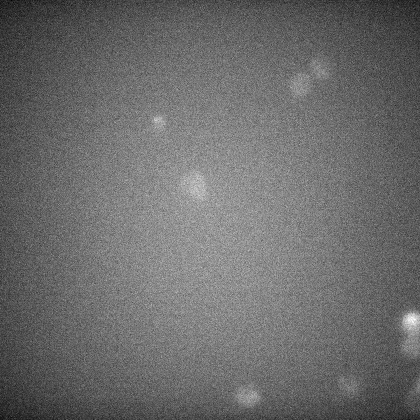
%> input picture example/data/plate1_local/TimePoint_1/plate1_local_B03_s1_w1.TIF, 420 x 420 px, shrunk from 1080 x 1080 before the run, given in place of plate1_quench_B02_w2.TIF, which was not available
$ octave MainQuench_CFTRimg.m   (GNU Octave 9; MATLAB toolbox functions it lacks are replaced by stand-ins)
%> lines starting %> are read from the running program, lines starting %| are printed output that depends on the picture; in (x1, y1, x2, y2) boxes, pixels count from 0 and x2, y2 are one past the last pixel; in counts of white or black regions, pixels touching at a corner belong together; the program's own positions count from 1; pictures that were not available may be replaced by others from this repository, and a replacement may not be noted
### functions/structsStartData/createInputStruct_quench.m
function  input = createInputStruct_quench( inputFolderN )
%> called with inputFolderN = 1
%CREATE_INPUT_STRUCT_QUENCH create empty structs for each input folder,
%with the appropriate properties.

inputTemplate = struct(...
			'plateStr',[]...
			,'experimentStr',[]...
			,'folderName',[]...
			,'baseFolder',[]...
			,'filePrefix',[]...
			,'conditionStr',{{}} ...
			,'condWells',{{}}...
			,'condWellsControl',{{}}...
			,'timeStep',[]...
			,'timeline',[]...
		);

for i=1:inputFolderN

	input(i) = inputTemplate;

end

end

### functions/structsStartData/createPlateStruct_quench.m
function  plateStructArray = createPlateStruct_quench( inputStructArray )
%CREATE_PLATE_STRUCT_QUENCH create empty structs for each plate as listed
%in 'inputStruct.plateStr'

inputN = length(inputStructArray);

plateNames = unique(horzcat(inputStructArray.plateStr));
plateN = length(plateNames);
plateTemplate = struct(...
			'plateStr',[]...
			,'experimentStr',[]...
			,'well',{{}});

for i=1:plateN
	plateStructArray(i) = plateTemplate;
	plateStructArray(i).plateStr = plateNames{i};
end

for j=1:plateN
	for i=1:inputN
		if strcmp(inputStructArray(i).plateStr{1},plateStructArray(j).plateStr)
			plateStructArray(j).experimentStr = inputStructArray(i).experimentStr{1};
		end
	end
end

end

### functions/structsStartData/populatePlate_quench.m
function [ plateStructArray ] = populatePlate_quench( ...
	inputStructArray,plateStructArray)
%FIND_IMAGE_PATHS construct image paths from inputted data
%   Cycles through all experiments. For each experiment, the appropriate
%   plates are selected. The path names are then constructed in
%   'findImagePathsLocal' and 'findImagePathsQuench'. Using these arrays of
%   path names, a struct is created for each image (or well for quenching
%   experiments).

inputFolderN	= length(inputStructArray);
plateN				= length(plateStructArray);

% find the largest number of quench time points across all plates, to
% initialize arrays
maxQuenchTimePointN = 0;
for i=1:inputFolderN
	inputStruct = inputStructArray(i);
	maxQuenchTimePointN = max(maxQuenchTimePointN,inputStruct.timeline(end));
end

plateNames	= unique(horzcat(inputStructArray.plateStr));
for j=1:plateN

	currentPlate				= plateNames{j};
	conditionArray			= cell(0);

	test_controlArray		= cell(0);
	timelineArray				= zeros(0,3);
	timeStepArray				= zeros(0);
	redPathArray	= cell(0,2);
	yelPathArray	= cell(0,maxQuenchTimePointN);

	for i=1:inputFolderN
		inputStruct = inputStructArray(i);
		comparePlate = strcmp(inputStruct.plateStr,currentPlate);

		currentTimeline		= inputStruct.timeline;
		currentTimeStep		= inputStruct.timeStep;

		beforeArrayLengthQuench	= size(redPathArray,1);

		if sum(comparePlate == 1)

			[conditionArray,test_controlArray...
				,redPathArray,yelPathArray] = ...
			findImagePaths_quench(inputStruct,conditionArray,...
			test_controlArray,redPathArray,yelPathArray);

		end

		afterArrayLengthQuench	= size(redPathArray,1);
		if afterArrayLengthQuench - beforeArrayLengthQuench > 0
			for idx=beforeArrayLengthQuench+1:afterArrayLengthQuench
				timelineArray(idx,:) = currentTimeline;
			end
			timeStepArray(beforeArrayLengthQuench+1:afterArrayLengthQuench) = ...
				currentTimeStep;
		end

	end

	plateStructArray(j).well = ...
		createWellStruct(conditionArray,...
		test_controlArray,timelineArray,timeStepArray...
		,redPathArray,yelPathArray);

end


end

### functions/imageQuench/findRedMaskChange.m
function [ imageStruct ] = findRedMaskChange( imageStruct )
%FIND_RED_MASK_CHANGE Calculate difference between red images at start and
%finish
%   The results is saved to the imageQuench struct under attribute
%   'redMaskChange'.

dummyImage = imread(imageStruct.redPath{1});
%> dummyImage is the input picture: size 420x420 uint16; min 684, max 1603, mean 1072
imageDimM = size(dummyImage,1);
%> imageDimM = 420
imageDimN = size(dummyImage,2);
%> imageDimN = 420

redN = 2;

redImage = zeros(imageDimM,imageDimN,redN,'double');
cellMask = zeros(imageDimM,imageDimN,redN,'double');

for i=1:redN
	redImage(:,:,i) = im2double(imread(imageStruct.redPath{i}));
	cellMask(:,:,i) = findCellMask(redImage(:,:,i));
end

test = cellMask(:,:,1) == cellMask(:,:,end);

imageStruct.redMaskChange = 100 - (sum(test(:))/length(test(:)))*100;

end

### functions/imageQuench/findCellMask.m
function  cellMask  = findCellMask( redImage )
%FIND_CELL_MASK Binarize quench image to create mask over cells, and dilate
%this area.

adjusted = imadjust(redImage);
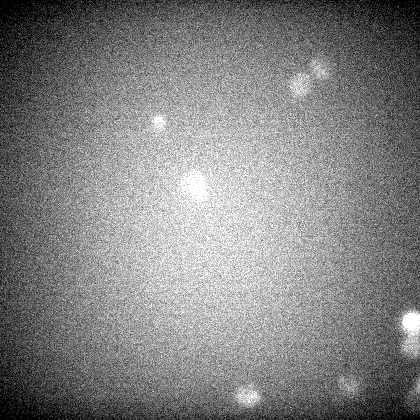
%> adjusted: size 420x420 double; min 0, max 1, mean 0.51

thresh = 0.8*graythresh(adjusted);
%> thresh = 0.408

Ibw = imbinarize(adjusted,thresh);

se = strel('disk',1);

tmp = Ibw;

for i=1:4
	tmp = imdilate(tmp,se);
end

cellMask = tmp;


end

### MATLABfunctions/imbinarize.m
function BW = imbinarize(I, varargin)
%IMBINARIZE Binarize image by thresholding.
%   BW = IMBINARIZE(I) binarizes image I with a global threshold computed
%   using Otsu's method, which chooses the threshold to minimize the
%   intraclass variance of the thresholded black and white pixels. BW is
%   the output binary image.
%
%   BW = IMBINARIZE(I, METHOD) binarizes image I with the threshold method
%   specified using METHOD. Available methods are (names can be
%   abbreviated):
%
%   'global'    - Global image threshold using Otsu's method, chosen to
%                 minimize the intraclass variance of the thresholded black
%                 and white pixels. See GRAYTHRESH for details.
%
%   'adaptive'  - Locally adaptive image threshold chosen using local
%                 first-order image statistics around each pixel. See
%                 ADAPTTHRESH for details.
%
%   BW = IMBINARIZE(I, 'adaptive', PARAM1,VAL1,PARAM2,VAL2,...) binarizes
%   image I using name-value pairs to control aspects of adaptive
%   thresholding.
%
%   Parameters include:
%
%   'Sensitivity'           - Specifies the sensitivity factor in the range
%                             [0 1] for adaptive thresholding. A high
%                             sensitivity value leads to thresholding more
%                             pixels as foreground, at the risk of
%                             including some background pixels. Default
%                             value: 0.50
%
%   'ForegroundPolarity'    - Specifies the polarity of the foreground with
%                             respect to the background. Available options
%                             are:
%
%           'bright'        : The foreground is brighter than the
%                             background. (Default)
%           'dark'          : The foreground is darker than the background.
%
%   BW = IMBINARIZE(I, T) binarizes image I using threshold T. T can be a
%   global image threshold, specified as a scalar luminance value or a
%   locally adaptive threshold specified as a matrix of luminance values. T
%   must have values between 0 and 1. If T is a matrix, it must be of the
%   same size as image I. Note that the functions GRAYTHRESH, OTSUTHRESH
%   and ADAPTTHRESH can be used to compute T automatically.
%
%   Class Support
%   -------------
%   The input image I can be a real, non-sparse, 2-D matrix of one of the
%   following classes: uint8, int8, uint16, int16, uint32, int32, single or
%   double. The output binary image BW is a logical matrix of the same size
%   as I.
%
%   Notes
%   -----
%   1. The 'global' method uses a 256-bin image histogram to compute Otsu's
%      threshold. To use a different histogram, see OTSUTHRESH.
%
%   2. The 'adaptive' method binarizes the image using a locally adaptive
%      threshold. A threshold is computed for each pixel using the local
%      mean intensity around the neighborhood of the pixel. This technique
%      is also called Bradley's method. To use a different first order
%      local statistic, see ADAPTTHRESH.
%
%   3. The 'adaptive' method uses a neighborhood size of approximately
%      1/8th of the size of the image (computed as 2*floor(size(I)/16)+1).
%      To use a different neighborhood size, see ADAPTTHRESH.
%
%   4. To produce a binary image from an indexed image, use IND2GRAY to
%      first convert the image to an intensity image. To produce a binary
%      image from an RGB image, use RGB2GRAY to first convert the image to
%      a grayscale intensity image.
%
%   5. IMBINARIZE expects floating point images to be normalized in the
%      range [0,1].
%
%   6. If the image contains Infs or NaNs, the behavior of IMBINARIZE for
%      the 'adaptive' method is undefined. Propagation of Infs or NaNs may
%      not be localized to the neighborhood around Inf/NaN pixels.
%
%
%   Example 1
%   ---------
%   This example binarizes an image using a global image threshold.
%
%   I = imread('coins.png');
%   BW = imbinarize(I);
%   figure, imshow(BW)
%
%   Example 2
%   ---------
%   This example binarizes an image using a locally adaptive threshold.
%
%   I = imread('rice.png');
%   BW = imbinarize(I, 'adaptive');
%   figure, imshow(BW)
%
%   Example 3
%   ---------
%   This example shows image binarization for images that have darker
%   foreground than background.
%
%   I = imread('printedtext.png');
%   BW = imbinarize(I,'adaptive','ForegroundPolarity','dark','Sensitivity',0.4);
%   figure, imshow(BW)
%
%
%   See also GRAYTHRESH, OTSUTHRESH, ADAPTTHRESH, imageSegmenter.

% Copyright 2015 The MathWorks, Inc.

[I,isNumericThreshold,options] = parseInputs(I,varargin{:});
%> in parseInputs, `isNumericThreshold = ~isempty(varargin) && ~ischar(varargin{1});`: isNumericThreshold = true
%> in parseInputs, `options.T = validateT(varargin{1},size(I));`: options.T = 0.408
%> isNumericThreshold = true; options = {T 0.408}

if isNumericThreshold
    T = options.T;
%> T = 0.408
else
    method = options.Method;

    if strcmp(method,'global')
        T = computeGlobalThreshold(I);
    else
        sensitivity = options.Sensitivity;
        fgPolarity  = options.ForegroundPolarity;

        T = adaptthresh(I,sensitivity,'ForegroundPolarity',fgPolarity);
    end

end

% Binarize image using computed threshold
BW = binarize(I,T);

end

function BW = binarize(I,T)
%> called with T = 0.408

classrange = getrangefromclass(I);
%> classrange = [0 1]

switch class(I)
    case {'uint8','uint16','uint32'}
        BW = I > T*classrange(2);

    case {'int8','int16','int32'}
        BW = I > classrange(1) + (classrange(2)-classrange(1))*T;

    case {'single','double'}
        BW = I > T;
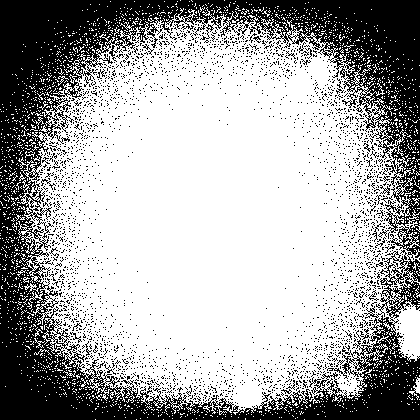
%> BW: size 420x420 logical; 66.5% white; 2975 black regions (2947 under 20 px), largest, box (x1, y1, x2, y2) and area: (0, 0, 420, 420) 52527, (360, 327, 370, 340) 42, (380, 185, 390, 195) 38
%> after the loop in findCellMask, `for i=1:4`:
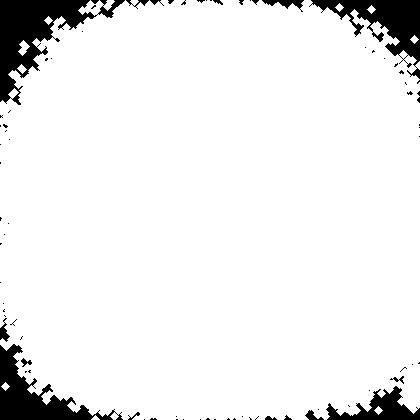
%> tmp: size 420x420 logical; 92.6% white; 80 black regions (64 under 20 px), largest, box (x1, y1, x2, y2) and area: (0, 0, 125, 105) 4528, (0, 344, 123, 420) 3076, (309, 0, 420, 79) 3054
%> in findRedMaskChange, `test = cellMask(:,:,1) == cellMask(:,:,end);`: test: size 420x420 logical; every value is 1
end

end

% [15 lines left out: function computeGlobalThreshold, not called in this run]


%--------------------------------------------------------------------------
% Input Parsing
%--------------------------------------------------------------------------
function [I,isNumericThreshold,options] = parseInputs(I, varargin)

% validate image
validateImage(I);

isNumericThreshold = ~isempty(varargin) && ~ischar(varargin{1});

if isNumericThreshold

    options.T = validateT(varargin{1},size(I));

    if numel(varargin)>1
        error(message('MATLAB:TooManyInputs'))
    end

else
    if isempty(varargin)
        options.Method = 'global';
        return;
    end

    options.Method = validatestring(varargin{1},{'global','adaptive'},mfilename,'Method',2);

    if strcmp(options.Method,'global')

        if numel(varargin)>1
            error(message('MATLAB:TooManyInputs'))
        end
    else
        options.Sensitivity = 0.5;
        options.ForegroundPolarity = 'bright';

        numPVArgs = numel(varargin)-1;
        if mod(numPVArgs,2)~=0
            error(message('images:validate:invalidNameValue'));
        end

        ParamNames = {'Sensitivity','ForegroundPolarity'};
        ValidateFcn = {@validateSensitivity,@validateForegroundPolarity};

        for p = 2 : 2 : numel(varargin)-1

            Name = varargin{p};
            Value = varargin{p+1};

            idx = strncmpi(Name, ParamNames, numel(Name));

            if ~any(idx)
                error(message('images:validate:unknownParamName', Name));
            elseif numel(find(idx))>1
                error(message('images:validate:ambiguousParamName', Name));
            end

            validate = ValidateFcn{idx};
            options.(ParamNames{idx}) = validate(Value);

        end
    end


end
end

function validateImage(I)

supportedClasses = {'uint8','uint16','uint32','int8','int16','int32','single','double'};
supportedAttribs = {'real','nonsparse','2d'};
validateattributes(I,supportedClasses,supportedAttribs,mfilename,'I');

end

function T = validateT(T,sizeI)

validateattributes(T,{'numeric'},{'real','nonsparse','2d'},mfilename,'Threshold',2);

if ~( isscalar(T) || isequal(size(T),sizeI) )
    error(message('images:imbinarize:badSizedThreshold'))
end

end

function s = validateSensitivity(s)
validateattributes(s,{'numeric'},{'real','nonsparse','scalar','nonnegative','<=',1},mfilename,'Sensitivity');
end

function fgp = validateForegroundPolarity(fgp)
fgp = validatestring(fgp,{'bright','dark'},mfilename,'ForegroundPolarity');
end

### functions/imageQuench/findYelInsideOverTime.m
function [ imageStruct ] = findYelInsideOverTime( imageStruct )
%FIND_YEL_INSIDE_OVER_TIME Collect yellow fluorescence intensity data from
%each quench image giving time series data.
%   1. The red images from the start and finish are binarized to locate
%   cells. The binarized cell masks are combined to give a larger cell
%   area, accounting for the slight movement of cells over the time course
%   due to fluid additions.
%		2. Yellow intesity data are normalized.
%			* Normalized by the red intensity data.
%			* Normalized by the point just before the first fluid addition.

normTimePoint = imageStruct.timeline(1);

yelN					= imageStruct.timeline(end);
redImageStart	= im2double(imread(imageStruct.redPath{1}));
%> redImageStart: size 420x420 double; min 0.0104, max 0.0245, mean 0.0164
redImageEnd		= im2double(imread(imageStruct.redPath{2}));
cellMaskStart = findCellMask(redImageStart);
cellMaskEnd		= findCellMask(redImageEnd);
cellMask			= cellMaskStart | cellMaskEnd;
tmpRedInside	= redImageEnd .* cellMask;
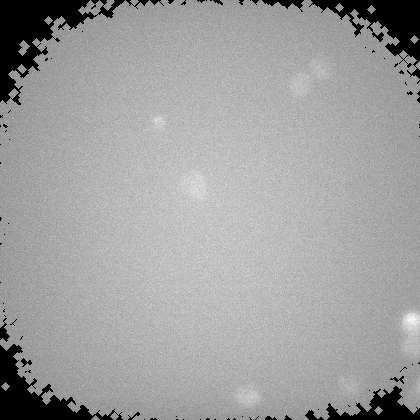
%> tmpRedInside: size 420x420 double; min 0, max 0.0245, mean 0.0153; drawn with min black and max white
tmpRedOutside = redImageEnd .* ~cellMask;
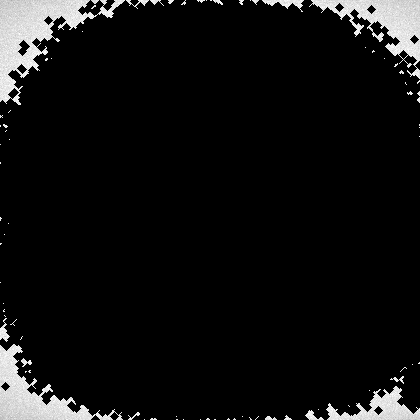
%> tmpRedOutside: size 420x420 double; min 0, max 0.0157, mean 0.00103; drawn with min black and max white
redInside			= sum(tmpRedInside(:)) / sum(cellMask(:));
redOutside		= sum(tmpRedOutside(:)) / sum(~cellMask(:));
redSignal			= redInside - redOutside;

imageDimM			= size(redImageStart,1);
imageDimN			= size(redImageStart,2);
yelImage			= zeros(imageDimM,imageDimN,yelN,'double');
yelInside			= zeros(yelN,1);
yelOutside		= zeros(yelN,1);

for i=1:yelN
	yelImage(:,:,i) = im2double(imread(imageStruct.yelPath{i}));
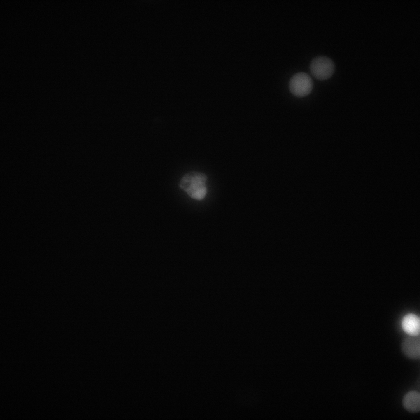
%> input picture example/data/plate1_local/TimePoint_1/plate1_local_B03_s1_w2.TIF, 420 x 420 px, shrunk from 1080 x 1080 before the run, given in place of plate1_quench_B02_w1.TIF, which was not available
	tmpYelIn        = yelImage(:,:,i) .* cellMask;
	tmpYelOut       = yelImage(:,:,i) .* ~cellMask;
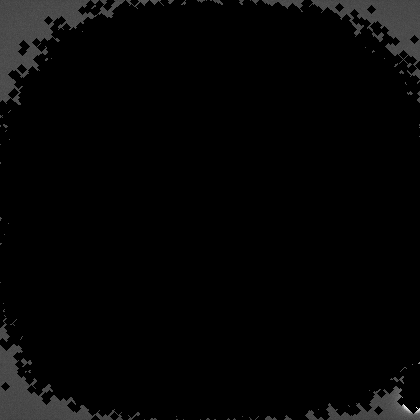
%> tmpYelOut: size 420x420 double; min 0, max 0.0269, mean 0.000589; drawn with min black and max white
	yelInside(i)    = sum(tmpYelIn(:)) / sum(cellMask(:));
	yelOutside(i)   = sum(tmpYelOut(:)) / sum(~cellMask(:));
end

yelSignal   = yelInside - yelOutside;

% yelData			= yelSignal / redSignal;
% yelStandard = yelData(normTimePoint);
% imageStruct.yelInsideOverT  = yelData / yelStandard;
yelStandard = yelSignal(normTimePoint);
imageStruct.yelInsideOverT  = yelSignal / yelStandard;

% showQuenchImage( imageStruct )

end

### functions/imageQuench/calculateConcIodine.m
function [ imageStruct ] = calculateConcIodine( imageStruct )
%CALCULATE_CONC_IODINE Find the point in the time series, where the
%influx of iodine is at its maximum.
%   Log both the value of maximum influx and the time point at which it
%   occurs.

timeline = imageStruct.timeline;
startPeriodOfInterest = timeline(2);
timePointN = timeline(end);

timeStep = imageStruct.timeStep;

yelInside = imageStruct.yelInsideOverT;

concIodine = 1.9 * ((1-yelInside)./yelInside); % mM

gradIodine = zeros(timePointN-1,1);

for i=1:length(gradIodine)

	gradIodine(i) = (concIodine(i+1) - concIodine(i)) / timeStep; % mM s^(-1)

end
%> the run ends on the next line

imageStruct.maxGradIodine = ...
	max(gradIodine(startPeriodOfInterest:end));
location = (1:length(gradIodine))' .* ...
	(gradIodine==max(gradIodine(startPeriodOfInterest:end)));

imageStruct.maxGradLocation = max(location);


end

### functions/proprietary/getDesktopDir.m
function desktopDir = getDesktopDir

% if ispc
%     userDir = winqueryreg('HKEY_CURRENT_USER',...
%         ['Software\Microsoft\Windows\CurrentVersion\' ...
%          'Explorer\Shell Folders'],'Personal');
% else
%     userDir = char(java.lang.System.getProperty('user.home'));
% end

if ispc
    desktopDir = winqueryreg('HKEY_CURRENT_USER',...
        ['Software\Microsoft\Windows\CurrentVersion\' ...
         'Explorer\Shell Folders'],'Desktop');
else
    desktopDir = fullfile('~','Desktop');
end

### functions/structsStartData/createWellStruct.m
function wellStructArray = createWellStruct(...
	conditionArray,test_controlArray,timelineArray...
	,timeStepArray,redPathArray,yelPathArray)
%CREATE_WELL_STRUCT initializes empty struct for each quench well
%   Defines all attributes of well struct and assigns initial data
%   to appropriate attributes.

pathN = size(redPathArray,1);

imageTemplate = struct(...
			'conditionStr',''...
			,'test_control',''...
			,'redPath',{{}}...
			,'yelPath',{{}}...
			,'timeline',zeros(1,3)...
			,'timeStep',[]...
			,'yelInsideOverT',[]...
			,'redMaskChange',[]...
			,'maxGradIodine',[]...
			,'maxGradLocation',[]...
			);

wellStructArray(1:pathN,1) = imageTemplate;

for i=1:pathN
	wellStructArray(i).conditionStr		= conditionArray{i};
	wellStructArray(i).test_control		= test_controlArray{i};
	wellStructArray(i).redPath					= redPathArray(i,:);
	wellStructArray(i).yelPath					= yelPathArray(i,:);
	wellStructArray(i).timeline(:,:)		= timelineArray(i,:);
	wellStructArray(i).timeStep				= timeStepArray(i);
end

end

### example/input/example_quench.m

desktopDir = getDesktopDir();
saveWorkspaceHere = fullfile(desktopDir,'example_quench');

%%%%%%%%%%%%%%%%%%%%%%%%%%%%%%%%%%%%%%%%%%%%%%%%%%%%%%%%%%%%%%%%%%%%%%%%%%%

inputFolderN	= 1;																		% number of input folders
input					= createInputStruct_quench(inputFolderN);	% create empty structs

%%%%%%%%%%%%%%%%%%%%%%%%%%%%%%%%%%%%%%%%%%%%%%%%%%%%%%%%%%%%%%%%%%%%%%%%%%%

input(1).plateStr						= {'plate1'};			% string labelling the plate
input(1).experimentStr			= {'exp1'};				% string for grouping plates

	input(1).folderName				= 'plate1_quench'; % name of the data folder
	input(1).baseFolder				= fullfile('example','data'); % path of data folder
	input(1).filePrefix				= 'plate1_quench_'; % filename of each image before B02_etc

	input(1).conditionStr			= {'WT','F508del'};
		input(1).condWells(1,1:2) = {'B02','E02'}; % the wells for cond 1, 'WT'
		input(1).condWells(2,1:2) = {'B03','E03'}; % the wells for cond 2, 'F508del'
		input(1).condWellsControl(1,1) = {'E02'}; % the control wells for cond 1, 'WT'
		input(1).condWellsControl(2,1) = {'E03'}; % the control wells for cond 2, 'F508del'

	input(1).timeStep		= 2; % time between image collection (seconds)
	input(1).timeline		= [5,26,70];	% [first addition , second addition, end] (timepoints)
																		% [normalize time, start of interest, end] (timepoints)

%%%%%%%%%%%%%%%%%%%%%%%%%%%%%%%%%%%%%%%%%%%%%%%%%%%%%%%%%%%%%%%%%%%%%%%%%%%

### MainQuench_CFTRimg.m

clc
clear
close all

addpath(genpath('functions'))

addpath(genpath(fullfile('example','input'))) % location of your input folder
example_quench % the name of your input file

%% STRUCTURING DATA
tic
plate		= createPlateStruct_quench(input);		% creates an empty struct for each plate
plate		= populatePlate_quench(input,plate);	% collects the path names for each image
plateN	= length(plate);											% and creates a struct for each image

disp('Completed setting up data structures')
time(1) = toc;

%% QUENCHING ANALYSIS
for j=1:plateN
	quenchImageN = size(plate(j).well,1);
	for i=1:quenchImageN
 		plate(j).well(i) = findRedMaskChange(plate(j).well(i));
